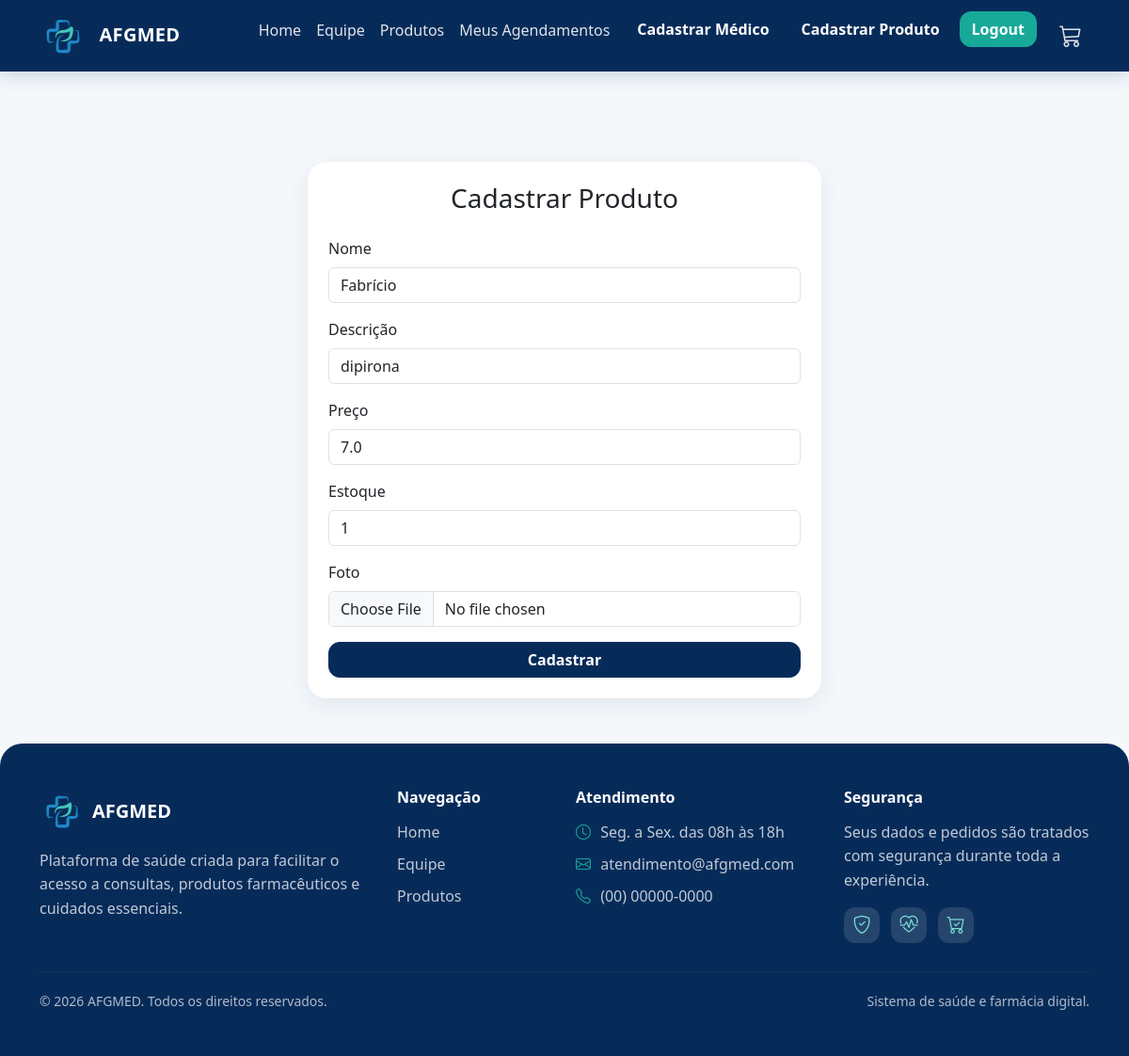
The page /editar-produto/1 (signed in) on the database as committed earlier.
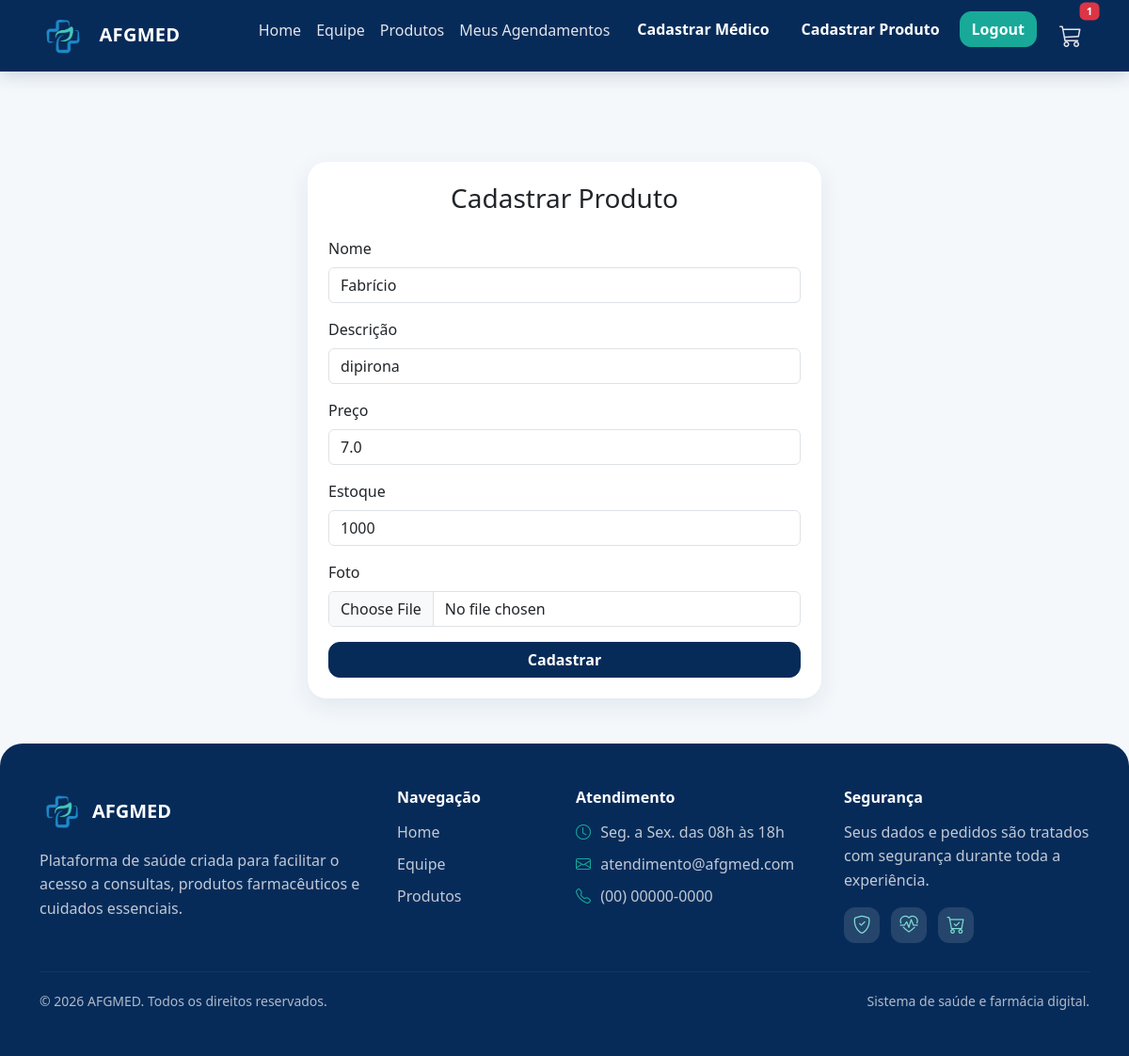
The same page on the database as committed later.
### projetoafgmed/models.py (models this page shows)
class Produto(database.Model):
    id = database.Column(database.Integer, primary_key=True)
    nome = database.Column(database.String, nullable=False)
    descricao = database.Column(database.String)
    preco = database.Column(database.Float, nullable=False)
    estoque = database.Column(database.Integer, default=0)
    foto = database.Column(database.String, default="default.jpg")
    ativo = database.Column(database.Boolean, default=True, nullable=False)
    destaque_home = database.Column(database.Boolean, default=False, nullable=False)
    data_criacao = database.Column(database.DateTime, nullable=False, default=datetime.utcnow)

### projetoafgmed/routes.py (the view, shortened to what this page needs)
@app.route("/editar-produto/<int:id_produto>", methods=["GET","POST"])
@login_required
def editar_produto(id_produto):
    if not getattr(current_user, "is_admin", False):
        flash("Apenas administradores podem acessar esta página.", "warning")
        return redirect(url_for("homepage"))
    produto = Produto.query.get_or_404(id_produto)
    form = FormProduto()
    if request.method == "GET":
        form.nome.data = produto.nome
        form.descricao.data = produto.descricao
        form.preco.data = produto.preco
        form.estoque.data = produto.estoque
        form.ativo.data = produto.ativo
        form.destaque_home.data = produto.destaque_home
    return render_template("cadastro_produto.html", form=form, produto=produto)

### projetoafgmed/forms.py
class FormProduto(FlaskForm):
    nome = StringField("Nome", validators=[DataRequired()])
    descricao = StringField("Descrição")
    preco = FloatField("Preço", validators=[DataRequired()])
    estoque = IntegerField("Estoque", default=0, validators=[DataRequired()])
    ativo = BooleanField("Produto ativo", default=True)
    destaque_home = BooleanField("Aparecer em Mais Vendidos na Home")
    foto = FileField(
        "Foto",
        validators=[FileAllowed(['jpg', 'png', 'jpeg'], 'Apenas imagens são permitidas!')]
    )
    botao_confirmacao = SubmitField("Cadastrar")

### projetoafgmed/models.py (called while the page is built)
@login_manager.user_loader
def load_usuario(id_usuario):
    return Usuario.query.get(int(id_usuario))

### projetoafgmed/templates/cadastro_produto.html (shortened to what this page needs)
{% extends "base.html" %}
{% block content %}
<div class="row justify-content-center mt-5 pt-5">
    <div class="col-md-6">
        <div class="card shadow-sm">
            <div class="card-body">
                <h3 class="text-center mb-4">Cadastrar Produto</h3>
                <form method="POST" enctype="multipart/form-data">
                    <div class="mb-3">
                        {{ form.nome.label(class="form-label") }}
                        {{ form.nome(class="form-control") }}
                    </div>
                    <div class="mb-3">
                        {{ form.descricao.label(class="form-label") }}
                        {{ form.descricao(class="form-control") }}
                    </div>
                    <div class="mb-3">
                        {{ form.preco.label(class="form-label") }}
                        {{ form.preco(class="form-control") }}
                    </div>
                    <div class="mb-3">
                        {{ form.estoque.label(class="form-label") }}
                        {{ form.estoque(class="form-control") }}
                    </div>
                    <div class="mb-3">
                        {{ form.foto.label(class="form-label") }}
                        {{ form.foto(class="form-control") }}
                    </div>
                    {{ form.botao_confirmacao(class="btn btn-primary w-100") }}
                </form>
            </div>
        </div>
    </div>
</div>
{% endblock %}

Rows that differ between the two databases and show on the page:
changed Produto "Fabrício": estoque "1" → "1000"
Other text that changed with them:
{{ quantidade_carrinho }}: (not shown) → "1"
